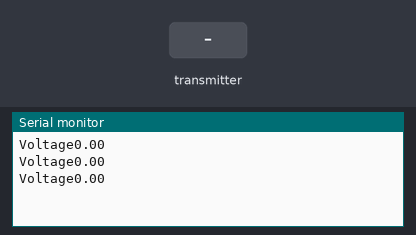
Recording of a sketch running on a simulated Arduino Uno, built with avr-gcc and run on an emulated ATmega328P. Parts: the last lines printed to the serial monitor. The test bench sets the inputs (shaded band). No radio packets arrive unless stated.

Above: at 1.3 s.
1.4 s: the transmitter starts sending voltage = 25
At 1.9 s:
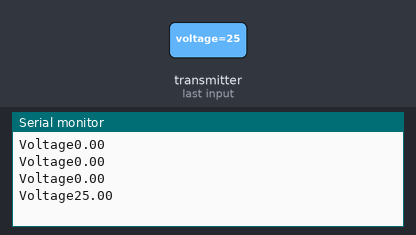
2.9 s: the transmitter starts sending voltage = 50
At 3.4 s:
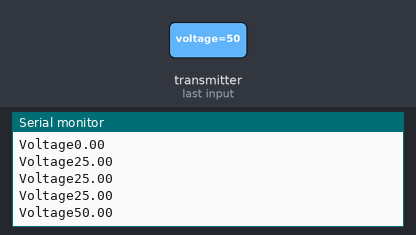
Timing chart, 0 to 5.9 s (numbered marks = the images above; inputs shaded):
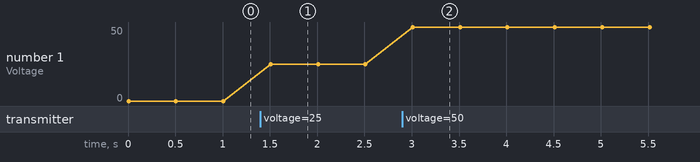

The sketch:

receiver_helmet.ino
```cpp
/*
    DIY Arduino based RC Transmitter Project
              == Receiver Code ==
  by Dejan Nedelkovski, www.HowToMechatronics.com
  Library: TMRh20/RF24, https://github.com/tmrh20/RF24/
*/
#include <SPI.h>
#include <nRF24L01.h>
#include <RF24.h>
RF24 radio(7, 8);   // nRF24L01 (CE, CSN)
const byte address[6] = "00001";
unsigned long lastReceiveTime = 0;
unsigned long currentTime = 0;
// Max size of this struct is 32 bytes - NRF24L01 buffer limit
struct Data_Package {
  float voltage;
};
Data_Package data; //Create a variable with the above structure
void setup() {
  Serial.begin(9600);
  radio.begin();
  radio.openReadingPipe(0, address);
  radio.setAutoAck(false);
  radio.setDataRate(RF24_250KBPS);
  radio.setPALevel(RF24_PA_LOW);
  radio.startListening(); //  Set the module as receiver
  resetData();
}
void loop() {
  // Check whether there is data to be received
  if (radio.available()) {
    radio.read(&data, sizeof(Data_Package)); // Read the whole data and store it into the 'data' structure
    lastReceiveTime = millis(); // At this moment we have received the data
  }
  // Check whether we keep receving data, or we have a connection between the two modules
  currentTime = millis();
  if ( currentTime - lastReceiveTime > 1000 ) { // If current time is more then 1 second since we have recived the last data, that means we have lost connection
    resetData(); // If connection is lost, reset the data. It prevents unwanted behavior, for example if a drone has a throttle up and we lose connection, it can keep flying unless we reset the values
  }
  // Print the data in the Serial Monitor
  Serial.print("Voltage");
  Serial.println(data.voltage);
  delay(500);

}
void resetData() {
  // Reset the values when there is no radio connection - Set initial default values
  float voltage = 0.0;
}
```

Measured:
- after the input at 1.4 s, the serial monitor: prints a new line after 0.11 s (image 1)
- after the input at 2.9 s, the serial monitor: prints a new line after 0.11 s (image 2)
- plotted number 1: 0 → 25 after the input at 1.4 s, 25 → 50 after the input at 2.9 s
